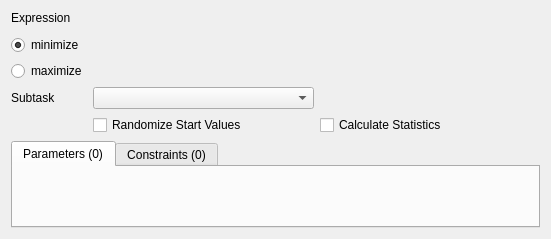
<ui version="4.0" >
<comment> Begin CVS Header </comment>
<comment>   $Source: /fs/turing/cvs/copasi_dev/copasi/UI/CQOptimizationWidget.ui,v $ </comment>
<comment>   $Revision: 1.16.4.1 $ </comment>
<comment>   $Name: Build-33 $ </comment>
<comment>   $Author: shoops $ </comment>
<comment>   $Date: 2010/11/05 12:24:32 $ </comment>
<comment> End CVS Header </comment>

<comment> Copyright (C) 2010 by Pedro Mendes, Virginia Tech Intellectual </comment>
<comment> Properties, Inc., University of Heidelberg, and The University </comment>
<comment> of Manchester. </comment>
<comment> All rights reserved. </comment>

 <comment> All rights reserved. </comment>
 <class>CQOptimizationWidget</class>
 <widget class="TaskWidget" name="CQOptimizationWidget" >
  <property name="geometry" >
   <rect>
    <x>0</x>
    <y>0</y>
    <width>551</width>
    <height>239</height>
   </rect>
  </property>
  <property name="sizePolicy" >
   <sizepolicy vsizetype="Preferred" hsizetype="Preferred" >
    <horstretch>0</horstretch>
    <verstretch>0</verstretch>
   </sizepolicy>
  </property>
  <property name="minimumSize" >
   <size>
    <width>0</width>
    <height>0</height>
   </size>
  </property>
  <property name="caption" stdset="0" >
   <string>Optimization</string>
  </property>
  <layout class="QVBoxLayout" name="verticalLayout" >
   <item>
    <layout class="QGridLayout" name="gridLayout" >
     <item row="0" column="0" >
      <widget class="QLabel" name="mpLblExpression" >
       <property name="sizePolicy" >
        <sizepolicy vsizetype="Preferred" hsizetype="Preferred" >
         <horstretch>0</horstretch>
         <verstretch>0</verstretch>
        </sizepolicy>
       </property>
       <property name="text" >
        <string>Expression</string>
       </property>
       <property name="alignment" >
        <set>Qt::AlignLeading|Qt::AlignLeft|Qt::AlignTop</set>
       </property>
       <property name="wordWrap" >
        <bool>false</bool>
       </property>
      </widget>
     </item>
     <item rowspan="3" row="0" column="1" colspan="2" >
      <widget class="CQExpressionMmlStackedWidget" name="mpExpressionEMW" >
       <property name="minimumSize" >
        <size>
         <width>420</width>
         <height>70</height>
        </size>
       </property>
       <widget class="QWidget" name="page" />
       <widget class="QWidget" name="page_2" />
      </widget>
     </item>
     <item row="1" column="0" >
      <widget class="QRadioButton" name="mpBtnMinimize" >
       <property name="sizePolicy" >
        <sizepolicy vsizetype="Fixed" hsizetype="Minimum" >
         <horstretch>0</horstretch>
         <verstretch>0</verstretch>
        </sizepolicy>
       </property>
       <property name="text" >
        <string>minimize</string>
       </property>
       <property name="checked" >
        <bool>true</bool>
       </property>
      </widget>
     </item>
     <item row="2" column="0" >
      <widget class="QRadioButton" name="mpBtnMaximize" >
       <property name="sizePolicy" >
        <sizepolicy vsizetype="Fixed" hsizetype="Minimum" >
         <horstretch>0</horstretch>
         <verstretch>0</verstretch>
        </sizepolicy>
       </property>
       <property name="text" >
        <string>maximize</string>
       </property>
      </widget>
     </item>
     <item row="3" column="0" >
      <widget class="QLabel" name="mpLblType" >
       <property name="sizePolicy" >
        <sizepolicy vsizetype="Preferred" hsizetype="Preferred" >
         <horstretch>0</horstretch>
         <verstretch>0</verstretch>
        </sizepolicy>
       </property>
       <property name="text" >
        <string>Subtask</string>
       </property>
       <property name="alignment" >
        <set>Qt::AlignLeading|Qt::AlignLeft|Qt::AlignVCenter</set>
       </property>
       <property name="wordWrap" >
        <bool>false</bool>
       </property>
      </widget>
     </item>
     <item row="3" column="1" >
      <widget class="QComboBox" name="mpBoxSubtask" >
       <property name="sizePolicy" >
        <sizepolicy vsizetype="Fixed" hsizetype="MinimumExpanding" >
         <horstretch>0</horstretch>
         <verstretch>0</verstretch>
        </sizepolicy>
       </property>
      </widget>
     </item>
     <item row="3" column="2" >
      <spacer name="mpSpacer" >
       <property name="orientation" >
        <enum>Qt::Horizontal</enum>
       </property>
       <property name="sizeType" >
        <enum>QSizePolicy::Expanding</enum>
       </property>
       <property name="sizeHint" stdset="0" >
        <size>
         <width>138</width>
         <height>17</height>
        </size>
       </property>
      </spacer>
     </item>
     <item row="4" column="1" >
      <widget class="QCheckBox" name="mpCheckRandomize" >
       <property name="text" >
        <string>Randomize Start Values</string>
       </property>
      </widget>
     </item>
     <item row="4" column="2" >
      <widget class="QCheckBox" name="mpCheckStatistics" >
       <property name="text" >
        <string>Calculate Statistics</string>
       </property>
      </widget>
     </item>
    </layout>
   </item>
   <item>
    <widget class="QTabWidget" name="mpTabWidget" >
     <property name="sizePolicy" >
      <sizepolicy vsizetype="Expanding" hsizetype="Expanding" >
       <horstretch>0</horstretch>
       <verstretch>0</verstretch>
      </sizepolicy>
     </property>
     <property name="currentIndex" >
      <number>0</number>
     </property>
     <widget class="CQFittingItemWidget" name="mpParameters" >
      <attribute name="title" >
       <string>Parameters (0)</string>
      </attribute>
     </widget>
     <widget class="CQFittingItemWidget" name="mpConstraints" >
      <attribute name="title" >
       <string>Constraints (0)</string>
      </attribute>
     </widget>
    </widget>
   </item>
  </layout>
 </widget>
 <layoutdefault spacing="6" margin="11" />
 <customwidgets>
  <customwidget>
   <class>CQExpressionMmlStackedWidget</class>
   <extends>QStackedWidget</extends>
   <header>CQExpressionMmlStackedWidget.h</header>
   <container>1</container>
  </customwidget>
  <customwidget>
   <class>TaskWidget</class>
   <extends>QWidget</extends>
   <header>TaskWidget.h</header>
   <container>1</container>
  </customwidget>
  <customwidget>
   <class>CQFittingItemWidget</class>
   <extends>QWidget</extends>
   <header>copasi/UI/CQFittingItemWidget.h</header>
   <container>1</container>
  </customwidget>
 </customwidgets>
 <tabstops>
  <tabstop>mpBoxSubtask</tabstop>
  <tabstop>mpTabWidget</tabstop>
 </tabstops>
 <includes>
  <include location="local" >TaskWidget.h</include>
  <include location="global" >map</include>
  <include location="global" >string</include>
  <include location="local" >TaskWidget.h</include>
 </includes>
 <resources/>
 <connections>
  <connection>
   <sender>mpTabWidget</sender>
   <signal>currentChanged(QWidget*)</signal>
   <receiver>CQOptimizationWidget</receiver>
   <slot>slotPageChange(QWidget*)</slot>
   <hints>
    <hint type="sourcelabel" >
     <x>20</x>
     <y>20</y>
    </hint>
    <hint type="destinationlabel" >
     <x>20</x>
     <y>20</y>
    </hint>
   </hints>
  </connection>
  <connection>
   <sender>mpBoxSubtask</sender>
   <signal>activated(QString)</signal>
   <receiver>CQOptimizationWidget</receiver>
   <slot>slotSubtaskChanged(QString)</slot>
   <hints>
    <hint type="sourcelabel" >
     <x>20</x>
     <y>20</y>
    </hint>
    <hint type="destinationlabel" >
     <x>20</x>
     <y>20</y>
    </hint>
   </hints>
  </connection>
 </connections>
</ui>
